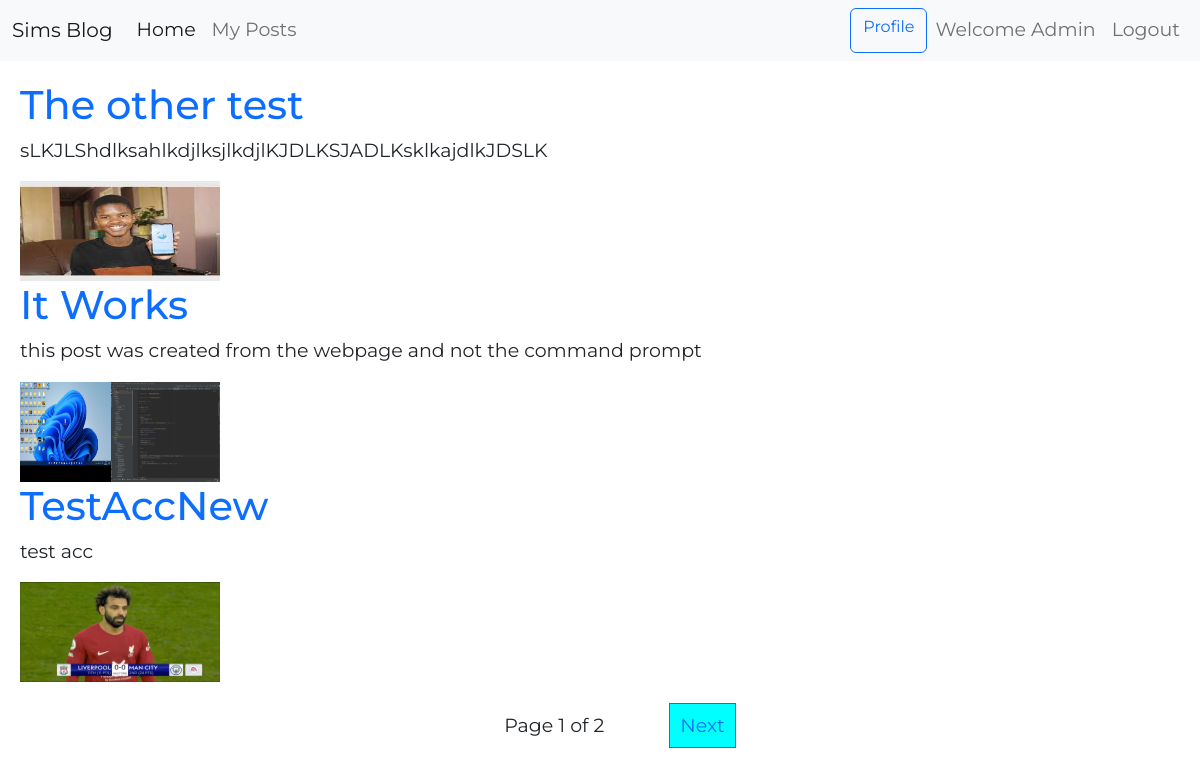
The app's page / (signed in) with its own data.
### core/models.py (models this page shows, shortened)
class Post(models.Model):
    STATUS_CHOICES =(
        ('draft', 'Draft'),
        ('published', 'Published'),
    )
    title = models.CharField(max_length=240, unique=True)
    body = models.TextField()
    img = models.FileField(upload_to='posts/')
    slug = models.SlugField(max_length=240, unique_for_date="publish")
    publish = models.DateField(default=timezone.now)
    author = models.ForeignKey(User, on_delete=models.CASCADE)
    status = models.CharField(max_length=10, choices=STATUS_CHOICES, default='draft')
    def get_absolute_url(self):
        return reverse('blog:post_detail', args=[self.publish.year, self.publish.month, self.publish.day, self.slug])

### core/views.py (the view)
# urls.py: path('', home_view, name='home'),
def home_view(request):
	post_list = Post.objects.all()
	paginator = Paginator(post_list, 3)
	page = request.GET.get('page')
	try:
		posts = paginator.page(page)
	except PageNotAnInteger:
		posts = paginator.page(1)
	except EmptyPage:
		posts = Paginator.page(paginator.num_pages)
	book_list = Book.objects.all()
	User = get_user_model()
	users = User.objects.all()
	return render(request, 'home.html', {'books':book_list, 'page': page, 'posts': posts})

### core/templates/home.html (shortened to what this page needs)
{% extends 'base.html' %}
{% load static %}
{% block content %}
    <div class="home-content">
    {% for post in posts %}
    <h1 class="title"> <a class="link" href="{{ post.get_absolute_url }}">{{ post.title }}</a> </h1>
    <p class="paragraph"> {{ post.body|truncatewords:50}} </p>
    <img src="{{ post.img.url }}" alt="" class="post-img">
    {% endfor %}
    </div>
    {% include 'pagination.html' with page=posts %}
{% endblock content %}

### core/templates/navbar.html (shortened to what this page needs)
<nav class="navbar navbar-expand-lg navbar-light bg-light">
  <div class="container-fluid">
      <a href="{% url 'blog:home' %}" class="navbar-brand">Sims Blog</a>
      <div class="collapse navbar-collapse" id="navbarCollapse">
          {% if user.is_authenticated  %}
          <div class="navbar-nav">
            <a href="{% url 'blog:home' %}" class="nav-item nav-link active">Home</a>
            <a href="{% url 'blog:myposts' %}" class="nav-item nav-link">My Posts</a>
        </div>
        <div class="navbar-nav ms-auto">
            <a class="btn btn-outline-primary" href="{% url 'blog:profile' %}">Profile</a>
            <a class="nav-link" href="{% url 'blog:profile' %}">Welcome {{user.username|title}}</a>
            <a class="nav-link" href="{% url 'blog:logout' %}">Logout</a>
        </div>
          {% endif %}
      </div>
  </div>
</nav>

### static/css/style.css (style rules this page uses)
body { font-family: 'Montserrat';font-size: 22px; }
.home-content { margin: 20px; }
.post-img { display: flex; align-items: center; justify-content: center; width: 200px; height: 100px; }
.link { text-decoration: none; }

### records on screen
Post: title "The other test", body "sLKJLShdlksahlkdjlksjlkdjlKJDLKSJADLKsklkajdlkJDSLK", img (picture)
Post: title "It Works", body "this post was created from the webpage and not the command prompt", img (picture)
Post: title "TestAccNew", body "test acc", img (picture)

### other values on screen
{{ user.username|title }} "Admin"
{{ page.number }} "1"
{{ page.paginator.num_pages }} "2"
